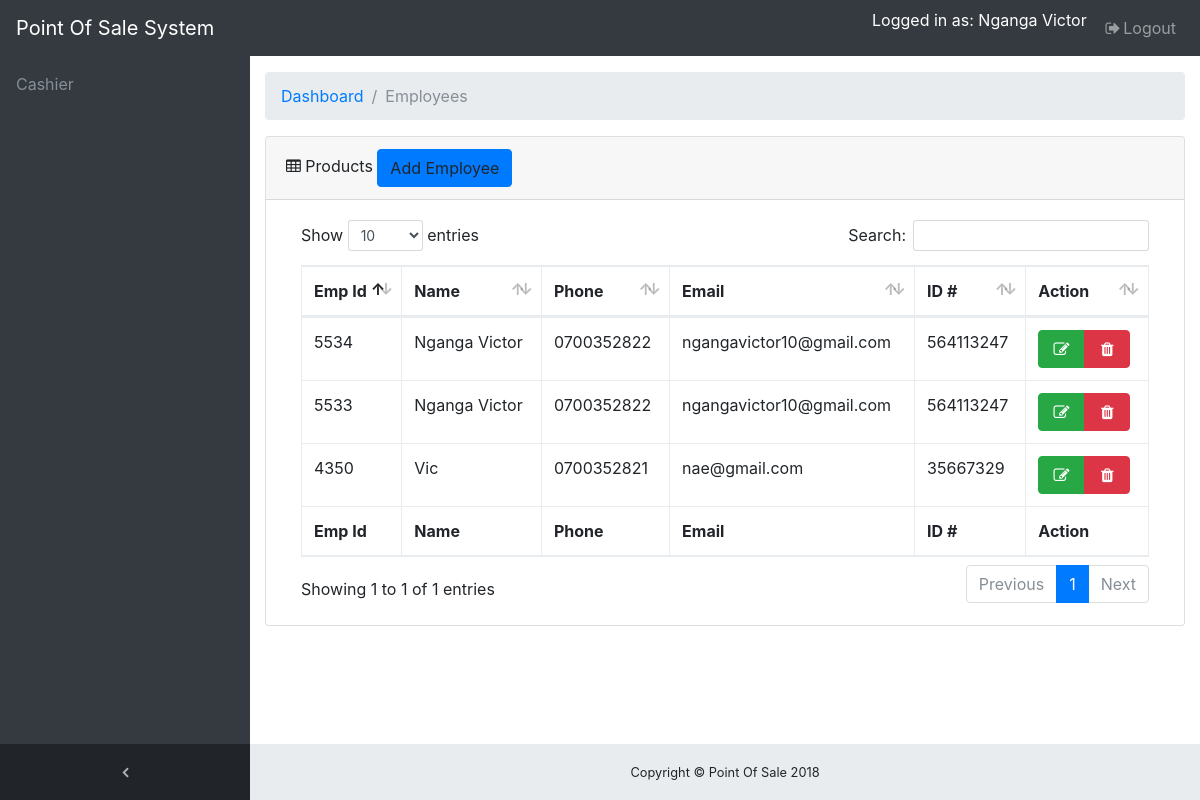
Before: /employees/index.php (signed in) with the older database file.
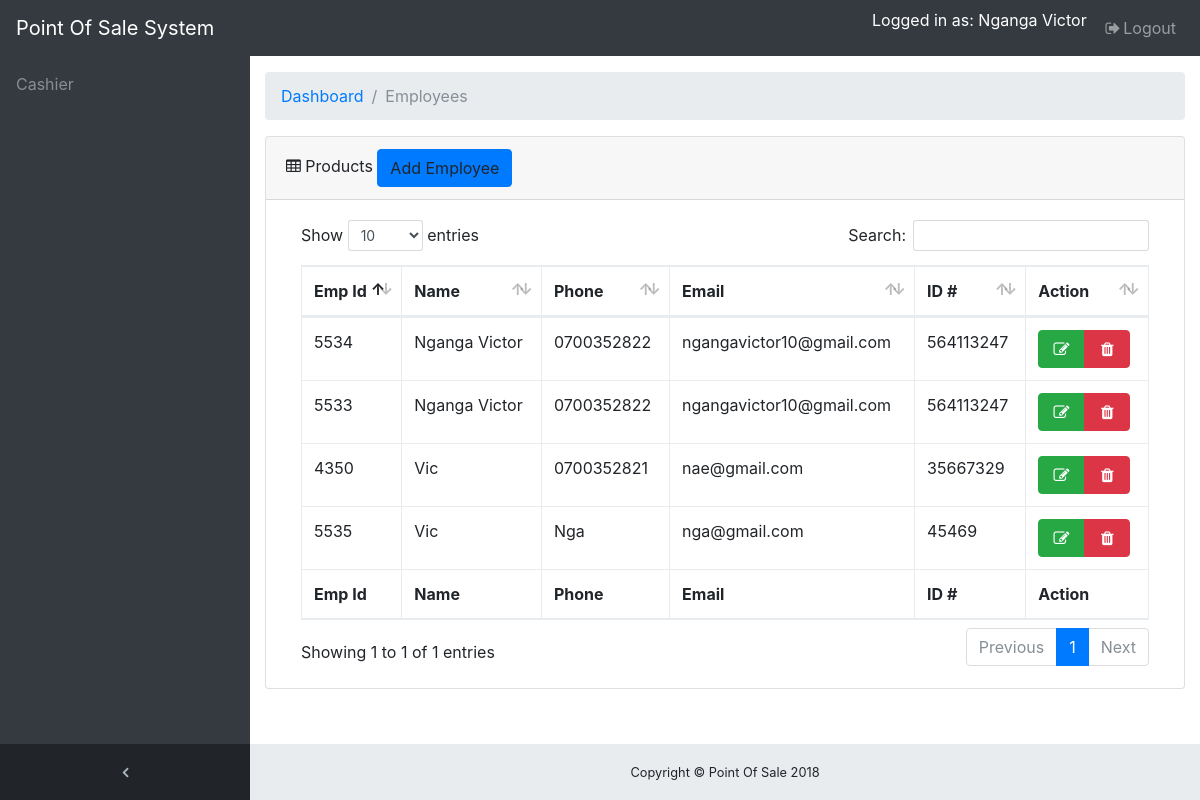
After: the same page with the newer database file.
### tables this page shows
CREATE TABLE `tbl_employees` (
  `id` int(11) NOT NULL,
  `empId` varchar(100) NOT NULL,
  `name` varchar(100) NOT NULL,
  `password` varchar(100) NOT NULL,
  `phone` varchar(100) NOT NULL,
  `email` varchar(100) NOT NULL,
  `idNo` varchar(100) NOT NULL,
  `category` varchar(10) NOT NULL,
  `dateAdded` datetime NOT NULL DEFAULT current_timestamp()
);

### employees/index.php (the view, shortened to what this page needs)
<!DOCTYPE html>
<html lang="en">
<head>
  <?php include"../includes/header-scripts.php";?>
</head>
<body class="fixed-nav sticky-footer bg-dark" id="page-top">
  <?php include"../navigation.php";?>
  <div class="content-wrapper">
    <div class="container-fluid">
      <ol class="breadcrumb">
        <li class="breadcrumb-item">
          <a href="#">Dashboard</a>
        </li>
        <li class="breadcrumb-item active">Employees</li>
      </ol>
      <div class="card mb-3">
        <div class="card-header">
          <i class="fa fa-table"></i> Products
		<a data-toggle="modal" data-target="#addModal" class="btn btn-primary">Add Employee</a>
		</div>
        <div class="card-body">
          <div class="table-responsive">
            <table class="table table-bordered" id="dataTable" width="100%" cellspacing="0">
              <thead>
                <tr>
				  <th>Emp Id</th>
				  <th>Name</th>
				  <th>Phone</th>
				  <th>Email</th>
                  <th>ID #</th>
                  <th>Action</th>
                </tr>
              </thead>
              <tfoot>
                <tr>
                  <th>Emp Id</th>
				  <th>Name</th>
				  <th>Phone</th>
				  <th>Email</th>
                  <th>ID #</th>
                  <th>Action</th>
                </tr>
              </tfoot>
<?php
$selectEmp=mysqli_query($link,"SELECT *FROM tbl_employees ")or die (mysqli_error());
while($row=mysqli_fetch_array($selectEmp)){
?>
              <tbody>
                <tr>
                  <td><?php echo $row['empId']; ?></td>
                  <td><?php echo $row['name']; ?></td>
                  <td><?php echo $row['phone']; ?></td>
                  <td><?php echo $row['email']; ?></td>
				  <td><?php echo $row['idNo']; ?></td>
                  <td>
				  <div class="btn-group">
				  <a href="edit-employee.php?id=<?php echo $row['id']; ?>" class="btn btn-success" data-toggle="tooltip" title="Edit employee" ><i class="fa fa-fw fa-edit"></i></a>
				  <a href="action.php?id=<?php echo $row['id']; ?>" class="btn btn-danger" data-toggle="tooltip" title="Delete employee" ><i class="fa fa-fw fa-trash"></i></a>
				  </div>
				  </td>
                </tr>
              </tbody>
<?php } ?>
            </table>
          </div>
        </div>
      </div>
    </div>
    <?php include"../includes/footer.php"; ?>
  </div>
</body>
</html>

Changed rows visible on the page:
added tbl_employees: empId "5535", name "Vic", phone "Nga", email "nga@gmail.com", idNo "45469"
